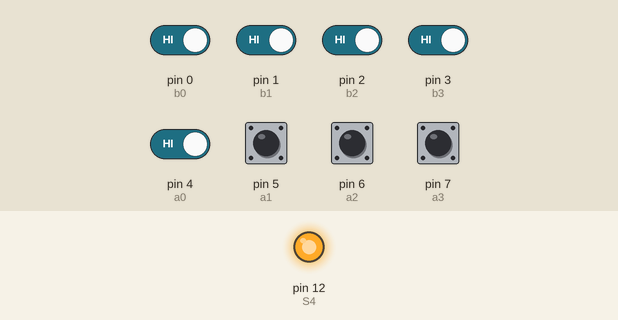
This sketch was run on a simulated Arduino Uno, built with avr-gcc and run on an emulated ATmega328P. On the bench: output pins drawn as LEDs (lit = HIGH). The test bench sets the inputs (shaded band); at power-on: pin 0 (b0), pin 1 (b1), pin 2 (b2), pin 3 (b3), pin 4 (a0), pin 5 (a1), pin 6 (a2), pin 7 (a3) HIGH. Pins used as bus, display or sensor lines are not drawn.

Above: at 1.2 s.
1.3 s: pin 0 (b0) driven LOW and pin 1 (b1) driven LOW and pin 2 (b2) driven LOW and pin 3 (b3) driven LOW and pin 4 (a0) driven LOW
At 1.8 s:
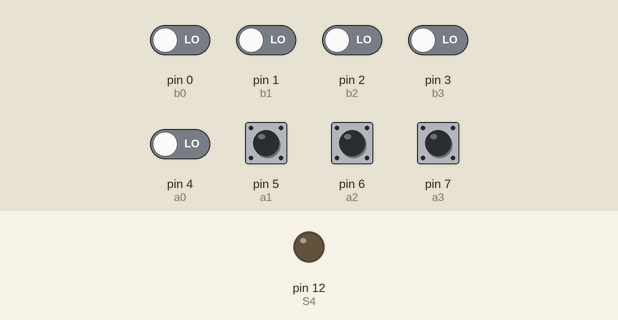
2.8 s: pin 1 (b1) driven HIGH
At 4.0 s:
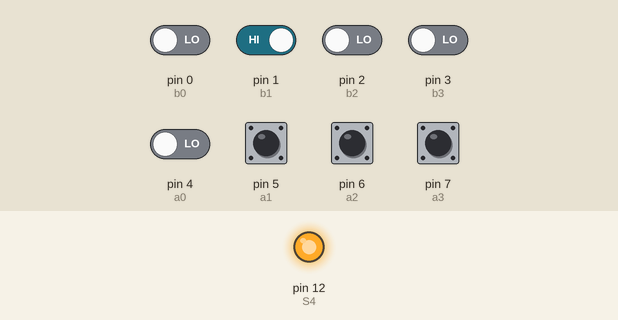
4.3 s: pin 1 (b1) driven LOW
At 5.2 s:
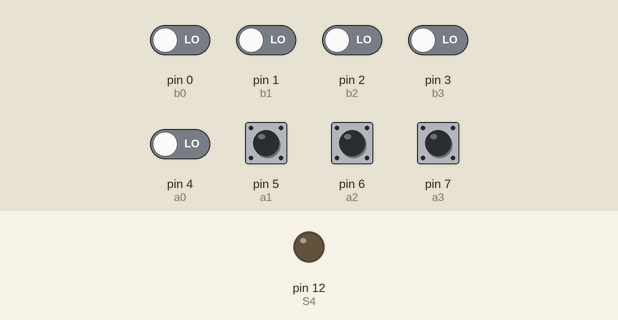
Timing chart, 0 to 7.3 s (numbered marks = the images above; inputs shaded):
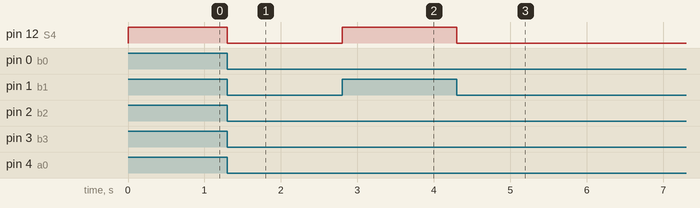

The sketch:

SUMADORSERIE4BITS.ino
```cpp
//Autor:Dario Jorge Iglesias
boolean b3,b2,b1,b0,a3,a2,a1,a0,S4;
boolean S3,S2,S1,S0,C1,C2,C3,C4;
//Declaración de variables booleanas
void setup()//Función de configuración I/O
{
 pinMode(0,INPUT_PULLUP);//b0
 pinMode(1,INPUT_PULLUP);//b1
 pinMode(2,INPUT_PULLUP);//b2
 pinMode(3,INPUT_PULLUP);//b3
 pinMode(4,INPUT_PULLUP);//a0
 pinMode(5,INPUT_PULLUP);//a1
 pinMode(6,INPUT_PULLUP);//a2
 pinMode(7,INPUT_PULLUP);//a3
 pinMode(8,OUTPUT); //S0
 pinMode(9,OUTPUT); //S1
 pinMode(10,OUTPUT);//S2
 pinMode(11,OUTPUT);//S3
 pinMode(12,OUTPUT);//S4
 }
void loop()//ciclo infinito
{
 b0=digitalRead(0);//leemos pines digitales
 b1=digitalRead(1);
 b2=digitalRead(2);
 b3=digitalRead(3);
 a0=digitalRead(4);
 a1=digitalRead(5);
 a2=digitalRead(6);
 a3=digitalRead(7);
 S0=a0^b0;//lógica sumador
 C1=a0&b0;
 S1=a1^b1^C1;
 C2=(a1&C1)|(a1&b1)|(b1&C1);
 S2=a2^b2^C2;
 C3=(a2&C2)|(a2&b2)|(b2&C2);
 S3=a3^b3^C3;
 C4=(a3&C3)|(a3&b3)|(b3&C3);
 S4=C4;
 digitalWrite(8,S0); //actualizamos salida
 digitalWrite(9,S1); //actualizamos salida
 digitalWrite(10,S2);//actualizamos salida
 digitalWrite(11,S3);//actualizamos salida
 digitalWrite(12,S4);//actualizamos salida
}
```

Measured:
- after the input at 1.3 s, pin 12 (S4): HIGH → LOW at once
- after the input at 2.8 s, pin 12 (S4): LOW → HIGH at once
- after the input at 4.3 s, pin 12 (S4): HIGH → LOW at once
